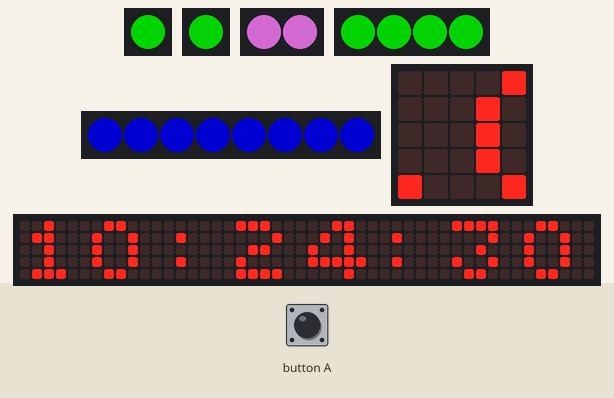
A program run on a simulated BBC micro:bit (MakeCode). Parts: 2 × 1 RGB LEDs in strip order, left to right, 2 RGB LEDs in strip order, left to right, 4 RGB LEDs in strip order, left to right, 8 RGB LEDs in strip order, left to right, the board's 5×5 LED display, a strip that is not on the board, showing the scrolling text unrolled. Inputs (shaded band) come from the test bench. Dim RGB values are drawn brighter than linear; a reset restarts the program; the clock reads 2024-03-15 10:24:30 at power-on unless the program sets it; random numbers come from a fixed seed; the 48×5 strip is a reading aid, not a part: it shows the text the display is scrolling, unrolled, one strip-width of it at a time.

Above: at 1.28 s.
1.3 s: button A pressed for 0.15 s
At 1.6 s:
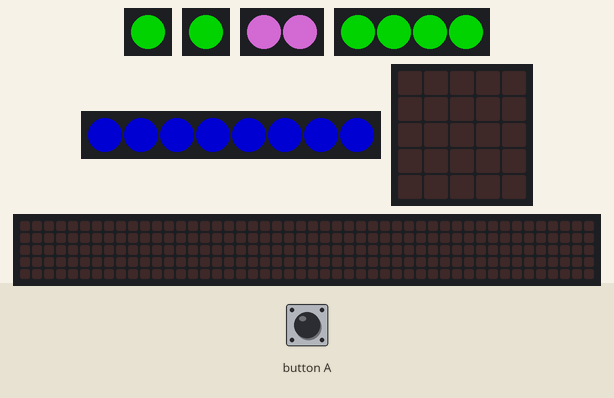
2.0 s: button A pressed for 0.15 s
At 2.3 s:
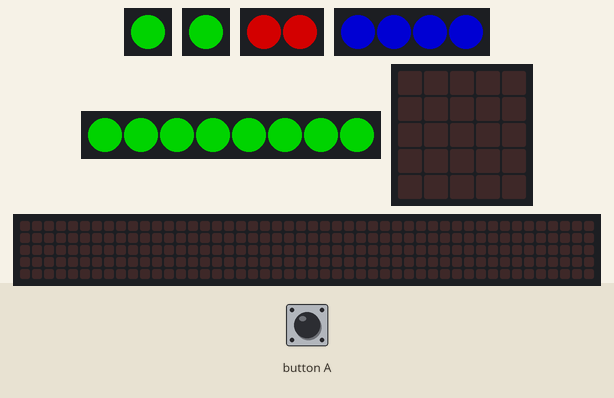
2.7 s: button A pressed for 0.15 s
At 3.3 s:
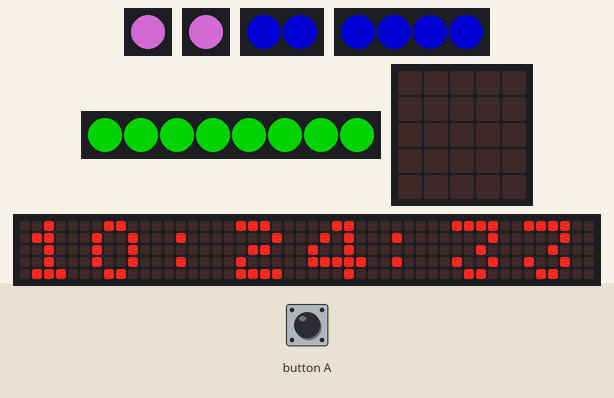
3.4 s: button A pressed for 0.15 s
At 3.7 s:
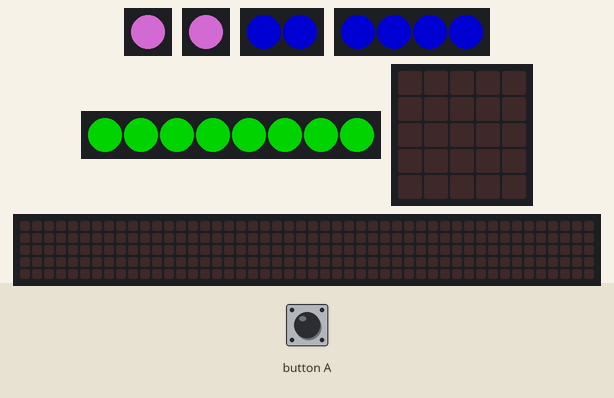
4.1 s: button A pressed for 0.15 s
At 4.4 s:
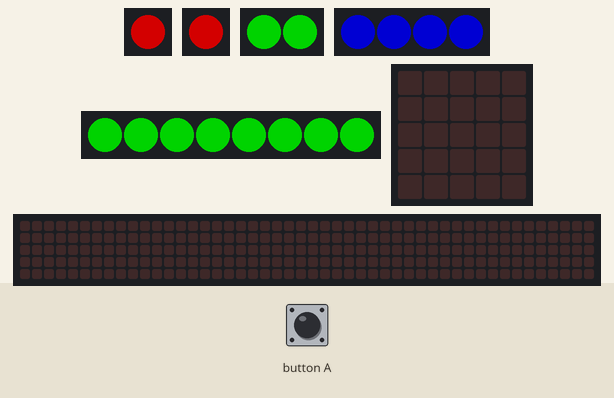
4.8 s: button A pressed 5 times (0.12 s each, 0.3 s apart)
At 5.37 s:
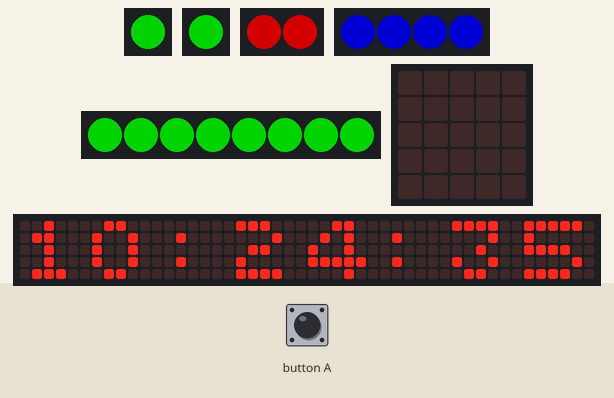
Timing chart, 0 to 7.9 s (numbered marks = the images above; inputs shaded):
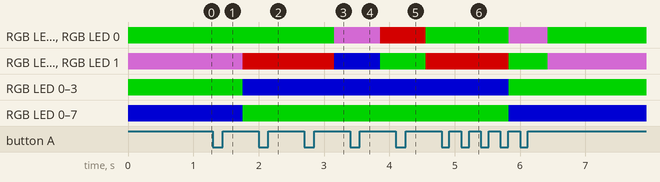

The program:

main.ts
```typescript
function calc (num: number, add: number) {
    text_list = [""]
    for (let i5 = 0; i5 <= 1; i5++) {
        for (let i4 = 0; i4 <= 1; i4++) {
            for (let i3 = 0; i3 <= 1; i3++) {
                for (let i2 = 0; i2 <= 1; i2++) {
                    for (let i1 = 0; i1 <= 1; i1++) {
                        if (num == i1 + (i2 + (i3 * 2 + (i4 * 3 + i5 * 5)))) {
                            text_list.push("" + convertToText(i1) + convertToText(i2) + convertToText(i3) + convertToText(i4) + convertToText(i5))
                        }
                    }
                }
            }
        }
    }
    number = text_list.length
    randomNum = randint(1, number - 1)
    lights = parseFloat(text_list[randomNum])
    for (let index = 0; index <= 4; index++) {
        colors[5 - index] = colors[5 - index] + lights % 10 * add
        lights = Math.idiv(lights, 10)
    }
}
input.onButtonPressed(Button.A, function () {
    control.reset()
})
function showClock () {
    if (colors[1] == 1) {
        strip.showColor(neopixel.colors(NeoPixelColors.Green))
    } else if (colors[1] == 2) {
        strip.showColor(neopixel.colors(NeoPixelColors.Red))
    } else if (colors[1] == 3) {
        strip.showColor(neopixel.colors(NeoPixelColors.Blue))
    } else {
        strip.showColor(neopixel.rgb(255, 127, 255))
    }
    if (colors[2] == 1) {
        strip2.showColor(neopixel.colors(NeoPixelColors.Green))
    } else if (colors[2] == 2) {
        strip2.showColor(neopixel.colors(NeoPixelColors.Red))
    } else if (colors[2] == 3) {
        strip2.showColor(neopixel.colors(NeoPixelColors.Blue))
    } else {
        strip2.showColor(neopixel.rgb(255, 127, 255))
    }
    if (colors[3] == 1) {
        strip3.showColor(neopixel.colors(NeoPixelColors.Green))
    } else if (colors[3] == 2) {
        strip3.showColor(neopixel.colors(NeoPixelColors.Red))
    } else if (colors[3] == 3) {
        strip3.showColor(neopixel.colors(NeoPixelColors.Blue))
    } else {
        strip3.showColor(neopixel.rgb(255, 127, 255))
    }
    if (colors[4] == 1) {
        strip4.showColor(neopixel.colors(NeoPixelColors.Green))
    } else if (colors[4] == 2) {
        strip4.showColor(neopixel.colors(NeoPixelColors.Red))
    } else if (colors[4] == 3) {
        strip4.showColor(neopixel.colors(NeoPixelColors.Blue))
    } else {
        strip4.showColor(neopixel.rgb(255, 127, 255))
    }
    if (colors[5] == 1) {
        strip5.showColor(neopixel.colors(NeoPixelColors.Green))
    } else if (colors[5] == 2) {
        strip5.showColor(neopixel.colors(NeoPixelColors.Red))
    } else if (colors[5] == 3) {
        strip5.showColor(neopixel.colors(NeoPixelColors.Blue))
    } else {
        strip5.showColor(neopixel.rgb(255, 127, 255))
    }
    strip.show()
    strip2.show()
    strip3.show()
    strip4.show()
    strip5.show()
}
let new_hour = 0
let lights = 0
let randomNum = 0
let number = 0
let text_list: string[] = []
let colors: number[] = []
let strip5: neopixel.Strip = null
let strip4: neopixel.Strip = null
let strip3: neopixel.Strip = null
let strip2: neopixel.Strip = null
let strip: neopixel.Strip = null
strip = neopixel.create(DigitalPin.P1, 1, NeoPixelMode.RGB_RGB)
strip2 = neopixel.create(DigitalPin.P2, 1, NeoPixelMode.RGB_RGB)
strip3 = neopixel.create(DigitalPin.P9, 2, NeoPixelMode.RGB_RGB)
strip4 = neopixel.create(DigitalPin.P11, 4, NeoPixelMode.RGB_RGB)
strip5 = neopixel.create(DigitalPin.P12, 8, NeoPixelMode.RGB_RGB)
strip.showColor(neopixel.rgb(255, 127, 255))
strip2.showColor(neopixel.rgb(255, 127, 255))
strip3.showColor(neopixel.rgb(255, 127, 255))
strip4.showColor(neopixel.rgb(255, 127, 255))
strip5.showColor(neopixel.rgb(255, 127, 255))
colors = [
0,
0,
0,
0,
0,
0
]
let ds = DS1302.create(DigitalPin.P13, DigitalPin.P14, DigitalPin.P15)
let hour = ds.getHour()
let minute = ds.getMinute()
ds.start()
calc(hour, 1)
calc(Math.ceil(minute / 5), 2)
showClock()
basic.forever(function () {
    new_hour = ds.getHour()
    if (new_hour > 12) {
        new_hour = new_hour - 12
    }
    if (hour != new_hour || minute != ds.getMinute()) {
        colors = [
        0,
        0,
        0,
        0,
        0,
        0
        ]
        calc(new_hour, 1)
        calc(Math.ceil(ds.getMinute() / 5), 2)
        showClock()
        hour = new_hour
        minute = ds.getMinute()
    }
    basic.showString("" + new_hour + ":" + ds.getMinute() + ":" + ds.getSecond())
})
```

test.ts
```typescript
// 在這裡測試；當此封包作為擴充功能時，將不會編譯此內容。
```
